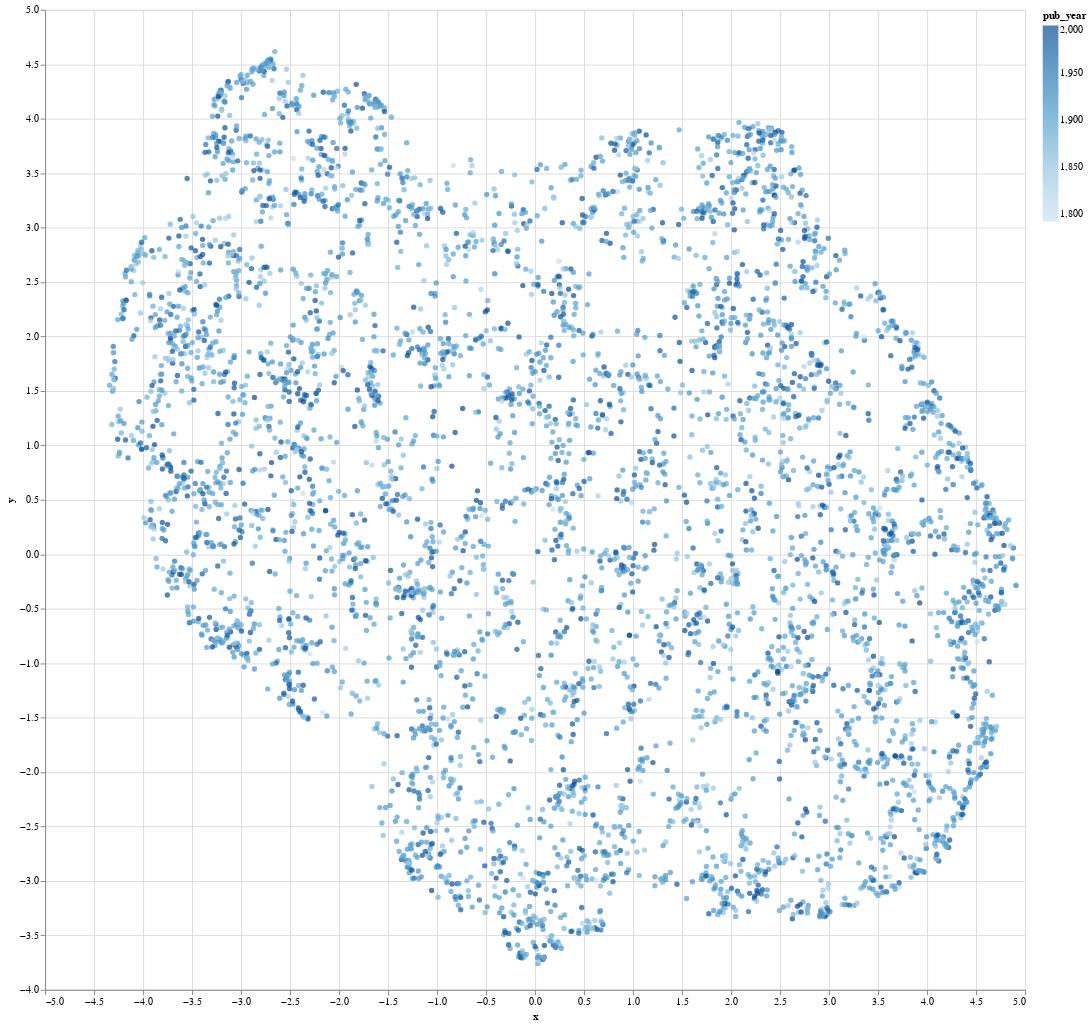

The code cell stored with this chart in its notebook:
### Code cell
chart.interactive()

### Figure 1 — Vega-Lite specification as saved in the notebook (floating-point values rounded to 4 significant figures; data arrays with more than 128 entries replaced by an {"elided": "..."} marker saying what was removed)
{"$schema": "https://vega.github.io/schema/vega-lite/v2.4.3.json", "config": {"view": {"height": 300, "width": 400}}, "data": {"values": {"elided": "5000 records"}}, "encoding": {"color": {"field": "pub_year", "type": "quantitative"}, "tooltip": {"field": "label", "type": "nominal"}, "x": {"field": "x", "type": "quantitative"}, "y": {"field": "y", "type": "quantitative"}}, "height": 1000, "mark": "circle", "selection": {"selector005": {"bind": "scales", "encodings": ["x", "y"], "mark": {"fill": "#333", "fillOpacity": 0.125, "stroke": "white"}, "on": "[mousedown, window:mouseup] > window:mousemove!", "resolve": "global", "translate": "[mousedown, window:mouseup] > window:mousemove!", "type": "interval", "zoom": "wheel!"}}, "width": 1000}
